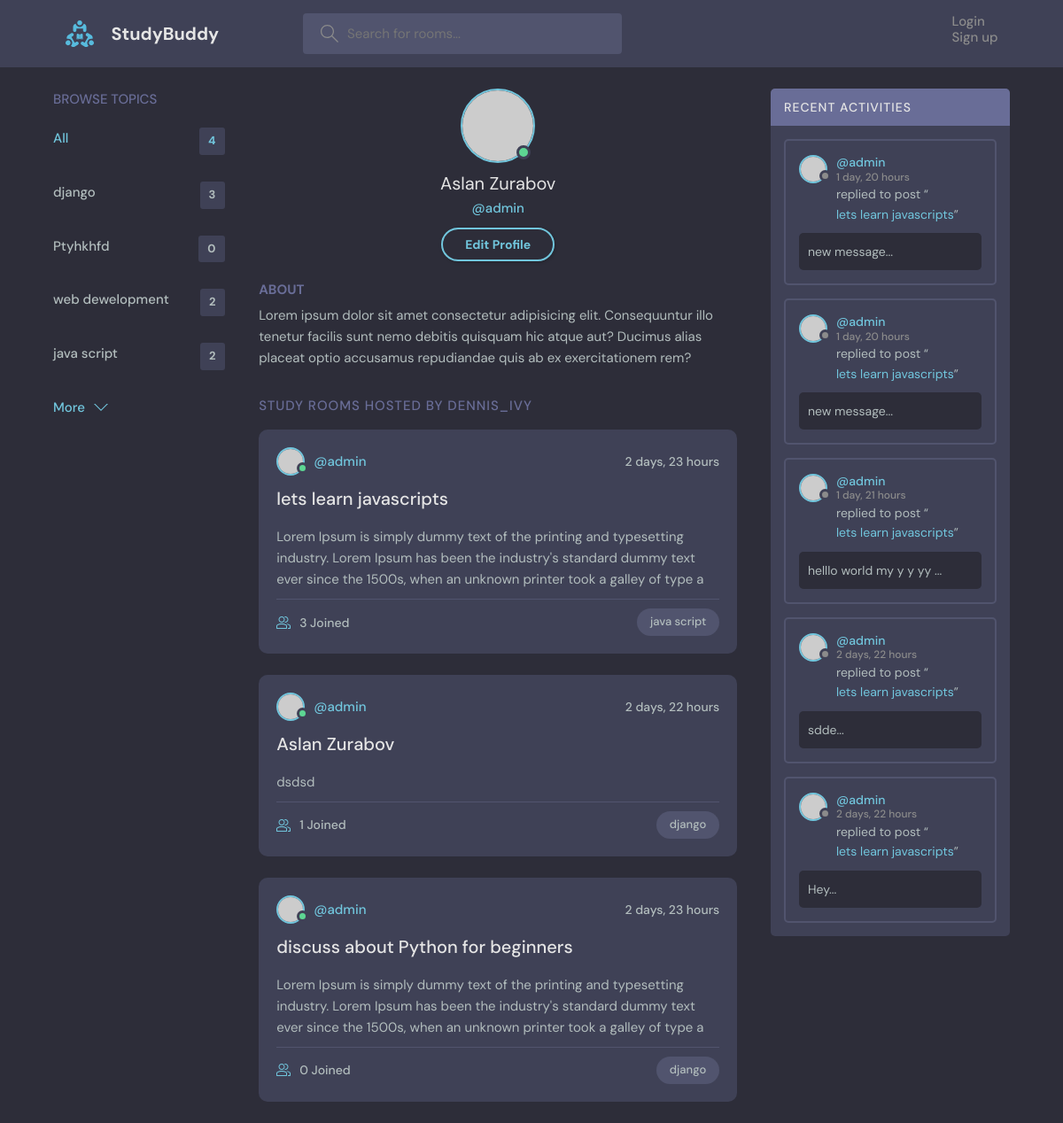
The page /profile/1 on the database as committed earlier.
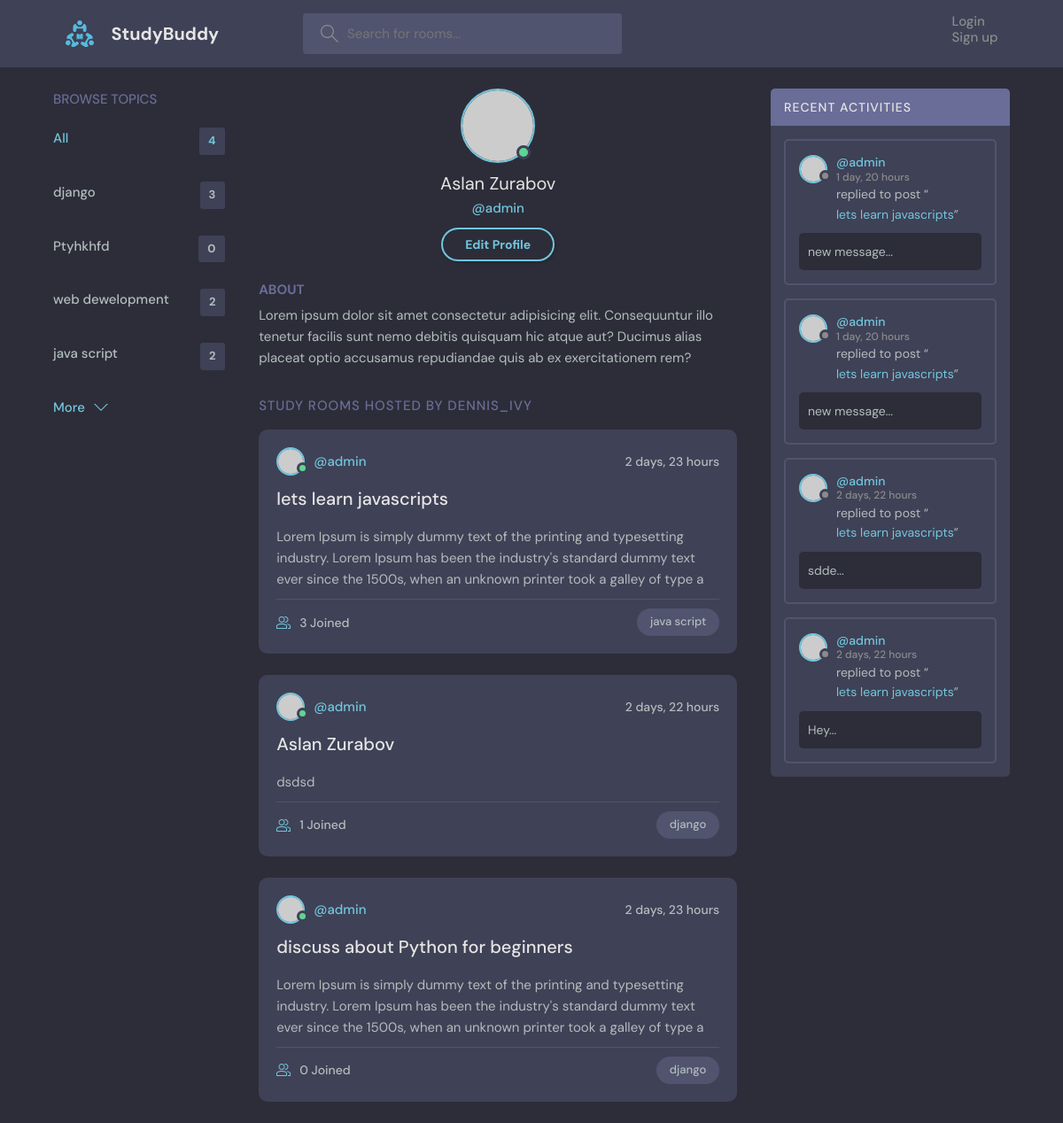
The same page on the database as committed later.
### base/models.py (models this page shows, shortened)
class Topic(models.Model):
    name = models.CharField(max_length=200)
    def __str__(self):
        return self.name

class Room(models.Model):
    host =  models.ForeignKey(User,on_delete=models.SET_NULL, null=True)
    topic = models.ForeignKey(Topic,on_delete=models.SET_NULL, null=True,)
    name = models.CharField(max_length=200)
    description = models.TextField(null=True, blank=True)
    participants = models.ManyToManyField(User, related_name='participants', blank=True)
    updated = models.DateTimeField(auto_now=True)
    created = models.DateTimeField(auto_now_add=True)
    class Meta:
        ordering = ['-updated','-created']
    def get_absolute_url(self):
        return reverse('base:room', kwargs={'pk':self.id})

class Message(models.Model):
    user = models.ForeignKey(User,on_delete=models.CASCADE)
    room = models.ForeignKey(Room,on_delete=models.CASCADE)
    body = models.TextField()
    updated = models.DateTimeField(auto_now=True)
    created = models.DateTimeField(auto_now_add=True)
    def __str__(self):
        return self.body[:50] + '...'
    class Meta:
        ordering = ['-updated','-created']

### base/views.py (the view)
# urls.py: path('profile/<str:pk>',userProfile,name='user-profile'),
def userProfile(request,pk):
    user = User.objects.get(id=pk)
    rooms = user.room_set.all()
    topic = Topic.objects.all()
    room_messages = user.message_set.all()
    context = {'prof_user':user,
                'rooms':rooms,
                'topic':topic,
                'room_messages':room_messages
                }
    return render(request, 'profile.html',context=context)

### base/templates/base/profile.html
{% extends 'main.html' %}
{% block content %}
  <main class="profile-page layout layout--3">
    <div class="container">
      {% include 'topic_component.html' %}
      <div class="roomList">
        <div class="profile">
          <div class="profile__avatar">
            <div class="avatar avatar--large active">
              <img src="https://randomuser.me/api/portraits/men/11.jpg" />
            </div>
          </div>
          <div class="profile__info">
            <h3>{{prof_user.first_name}} {{prof_user.last_name}}</h3>
            <p>@{{prof_user.username}}</p>
            <a href="edit-user.html" class="btn btn--main btn--pill">Edit Profile</a>
          </div>
          <div class="profile__about">
            <h3>About</h3>
            <p>
              Lorem ipsum dolor sit amet consectetur adipisicing elit. Consequuntur illo tenetur
              facilis sunt nemo debitis quisquam hic atque aut? Ducimus alias placeat optio
              accusamus repudiandae quis ab ex exercitationem rem?
            </p>
          </div>
        </div>
        <div class="roomList__header">
          <div>
            <h2>Study Rooms Hosted by dennis_ivy</a>
            </h2>
          </div>
        </div>
      {% include 'feed_component.html' %}
      </div>
      {% include 'activity_component.html' %}
    </div>
  </main>
{% endblock %}

### base/templates/base/topic_component.html
<div class="topics">
   <div class="topics__header">
     <h2>Browse Topics</h2>
   </div>
   <ul class="topics__list">
     <li>
       <a href="{% url 'base:home' %}" class="active">All <span>{{topic.count}}</span></a>
     </li>
     {% for tpc in topic %}
     <li>
       <a href="{% url 'base:home' %}?q={{tpc.name}}">{{tpc}} <span>{{tpc.room_set.all.count}}</span></a>
     </li>
     {% endfor %}
   </ul>
   <a class="btn btn--link" href="topics.html">
     More
     <svg version="1.1" xmlns="http://www.w3.org/2000/svg" width="32" height="32" viewBox="0 0 32 32">
       <title>chevron-down</title>
       <path d="M16 21l-13-13h-3l16 16 16-16h-3l-13 13z"></path>
     </svg>
   </a>
 </div>

### base/templates/base/feed_component.html (shortened to what this page needs)
{% for room in rooms %}
<div class="roomListRoom">
    <div class="roomListRoom__header">
      <a href="profile.html" class="roomListRoom__author">
        <div class="avatar avatar--small active">
          <img src="https://randomuser.me/api/portraits/men/11.jpg" />
        </div>
        <span>@{{room.host.username}}</span>
      </a>
      <div class="roomListRoom__actions">
        <span>{{room.created|timesince}}</span>
      </div>
    </div>
    <div class="roomListRoom__content">
      <a href="{{room.get_absolute_url}}">{{ room.name }}</a>
      <p>
        {{room.description|slice:':200'}}
      </p>
    </div>
    <div class="roomListRoom__meta">
      <a class="roomListRoom__joined">
        {{room.participants.count}} Joined
      </a>
      <p class="roomListRoom__topic">{{room.topic.name}}</p>
    </div>
  </div>
  {% endfor %}

### base/templates/base/activity_component.html (shortened to what this page needs)
        <div class="activities">
            <div class="activities__header">
              <h2>Recent Activities</h2>
            </div>
            {% for message in room_messages %}
            <div class="activities__box">
              <div class="activities__boxHeader roomListRoom__header">
                <a href="{% url 'base:user-profile' message.user.id %}" class="roomListRoom__author">
                  <div class="avatar avatar--small">
                    <img src="https://randomuser.me/api/portraits/women/11.jpg" />
                  </div>
                  <p>
                    @{{message.user}}
                    <span>{{message.created|timesince}}</span>
                  </p>
                </a>
              </div>
              <div class="activities__boxContent">
                <p>replied to post “<a href="{% url 'base:room' message.room.id%}">{{message.room.name}}</a>”</p>
                <div class="activities__boxRoomContent">
                  {{message}}
                </div>
              </div>
            </div>
            {% endfor %}
          </div>

Rows that differ between the two databases and show on the page:
removed Message: user "admin", created "1 day, 21 hours", room.name "lets learn javascripts", body "helllo world my y y yy ..."
